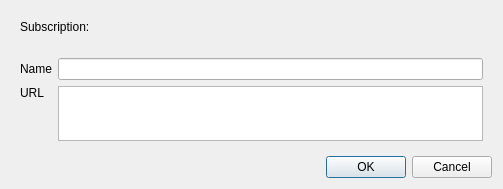
<?xml version="1.0" encoding="UTF-8"?>
<ui version="4.0">
 <class>Dialog</class>
 <widget class="QDialog" name="Dialog">
  <property name="geometry">
   <rect>
    <x>0</x>
    <y>0</y>
    <width>503</width>
    <height>189</height>
   </rect>
  </property>
  <property name="minimumSize">
   <size>
    <width>503</width>
    <height>189</height>
   </size>
  </property>
  <property name="maximumSize">
   <size>
    <width>503</width>
    <height>189</height>
   </size>
  </property>
  <property name="windowTitle">
   <string>Edit Subscription</string>
  </property>
  <layout class="QVBoxLayout" name="verticalLayout">
   <item>
    <widget class="QWidget" name="widget_2" native="true">
     <layout class="QHBoxLayout" name="horizontalLayout">
      <item>
       <widget class="QLabel" name="label">
        <property name="sizePolicy">
         <sizepolicy hsizetype="Fixed" vsizetype="Preferred">
          <horstretch>0</horstretch>
          <verstretch>0</verstretch>
         </sizepolicy>
        </property>
        <property name="text">
         <string>Subscription: </string>
        </property>
       </widget>
      </item>
      <item>
       <widget class="QLabel" name="labelError">
        <property name="styleSheet">
         <string notr="true">color: rgb(255, 0, 0);</string>
        </property>
        <property name="text">
         <string/>
        </property>
       </widget>
      </item>
     </layout>
    </widget>
   </item>
   <item>
    <widget class="QWidget" name="widget" native="true">
     <layout class="QGridLayout" name="gridLayout">
      <item row="0" column="0">
       <widget class="QLabel" name="name">
        <property name="text">
         <string>Name</string>
        </property>
       </widget>
      </item>
      <item row="1" column="0">
       <widget class="QLabel" name="url">
        <property name="text">
         <string>URL</string>
        </property>
        <property name="alignment">
         <set>Qt::AlignLeading|Qt::AlignLeft|Qt::AlignTop</set>
        </property>
       </widget>
      </item>
      <item row="0" column="1">
       <widget class="QLineEdit" name="nameEdit">
        <property name="sizePolicy">
         <sizepolicy hsizetype="Expanding" vsizetype="Fixed">
          <horstretch>0</horstretch>
          <verstretch>0</verstretch>
         </sizepolicy>
        </property>
       </widget>
      </item>
      <item row="1" column="1">
       <widget class="QTextEdit" name="urlEdit"/>
      </item>
     </layout>
    </widget>
   </item>
   <item>
    <widget class="QDialogButtonBox" name="buttonBox">
     <property name="orientation">
      <enum>Qt::Horizontal</enum>
     </property>
     <property name="standardButtons">
      <set>QDialogButtonBox::Cancel|QDialogButtonBox::Ok</set>
     </property>
    </widget>
   </item>
  </layout>
 </widget>
 <resources/>
 <connections>
  <connection>
   <sender>buttonBox</sender>
   <signal>accepted()</signal>
   <receiver>Dialog</receiver>
   <slot>accept()</slot>
   <hints>
    <hint type="sourcelabel">
     <x>248</x>
     <y>254</y>
    </hint>
    <hint type="destinationlabel">
     <x>157</x>
     <y>274</y>
    </hint>
   </hints>
  </connection>
  <connection>
   <sender>buttonBox</sender>
   <signal>rejected()</signal>
   <receiver>Dialog</receiver>
   <slot>reject()</slot>
   <hints>
    <hint type="sourcelabel">
     <x>316</x>
     <y>260</y>
    </hint>
    <hint type="destinationlabel">
     <x>286</x>
     <y>274</y>
    </hint>
   </hints>
  </connection>
 </connections>
</ui>
